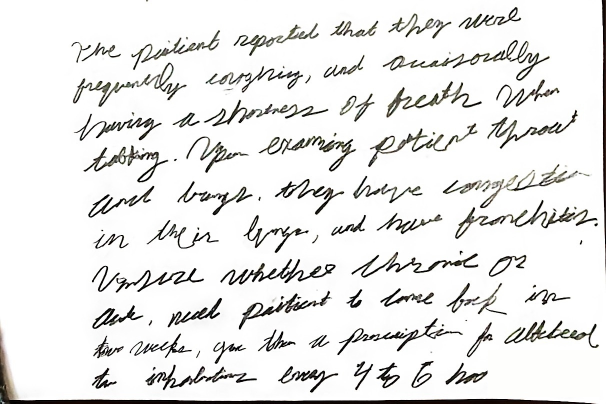
#> input picture scans/note1.jpg, 1212 x 807 px (shown at 1/2 size)
$ python -i synth.py   (imports and definitions only)
#> lines starting #> are read from the running program, lines starting #| are printed output that depends on the picture; after the words box and inside, x2 and y2 are one past the last pixel; in counts of white or black regions, pixels touching at a corner belong together
#!/usr/bin/env python3
"""
Write any text in the handwriting style and page layout of a real scan.

Folder layout (all relative to this file):
  scans/        real scans to copy (.jpg/.png/.tif)
  styles/       <scan>.style.yaml      letter size, slant, stroke width, word gaps, gray levels, skew
  structures/   <scan>.structure.yaml  page size, margins, line spacing, line lengths, line tilt
  texts/        .txt files to write, one document per file
  out/          generated images and labels

  python synth.py measure                      # every scan -> one style file + one structure file
  python synth.py generate                     # every texts/*.txt x every style, `variants` images each
  python synth.py generate --style note1 --structure intake_card   # mix one scan's style with another's layout
"""
import argparse
import json
import math
import os
import random
import re
import sys
import time
from multiprocessing import Pool
from pathlib import Path

import cv2
import numpy as np
import yaml
from PIL import Image, ImageDraw, ImageFont

IMG_EXT = {".jpg", ".jpeg", ".png", ".tif", ".tiff", ".bmp"}


# =====================================================================
# Helpers
# =====================================================================
# [13 lines left out: function sample, not called in this run]


def ms(values, min_sd=0.0, nd=1):
    v = np.asarray(values, float)
    if v.size == 0:
        return None
    return {"mean": round(float(np.mean(v)), nd), "sd": round(max(float(np.std(v)), min_sd), nd)}


def load_yaml(p):
    with open(p) as f:
        return yaml.safe_load(f) or {}


def load_config(path):
    path = Path(path).resolve()
    return load_yaml(path), path.parent


# =====================================================================
# 1. Measure a real scan
# =====================================================================
def measure_scan(path, border=25):
#> called with path = 'scans/note1.jpg', border = 25
    g = cv2.imread(str(path), cv2.IMREAD_GRAYSCALE)
#> g: shape (807, 1212); min 0, max 255, mean 232.6
    if g is None:
        raise ValueError(f"Cannot read {path}")
    H, W = g.shape
#> H = 807; W = 1212
    b = cv2.adaptiveThreshold(g, 255, cv2.ADAPTIVE_THRESH_GAUSSIAN_C, cv2.THRESH_BINARY_INV, 51, 18)
#> b: shape (807, 1212); 10.1% white; 116 white regions (22 under 20 px), largest, box (x1, y1, x2, y2) and area: (0, 712, 1189, 807) 8176, (765, 80, 1100, 162) 3381, (910, 400, 1150, 478) 2790
    b[:border], b[-border:], b[:, :border], b[:, -border:] = 0, 0, 0, 0
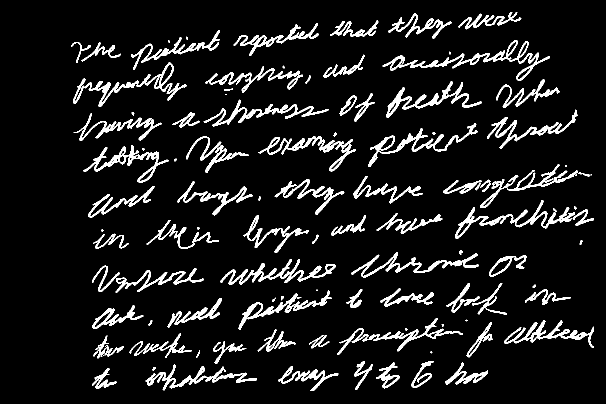
#> b: shape (807, 1212) (shown at 1/2 size); 8.9% white; 106 white regions (16 under 20 px), largest, box (x1, y1, x2, y2) and area: (765, 80, 1100, 162) 3381, (910, 400, 1150, 478) 2790, (146, 125, 374, 214) 2761
    b = cv2.morphologyEx(b, cv2.MORPH_OPEN, np.ones((2, 2), np.uint8))
#> b: shape (807, 1212); 8.9% white; 121 white regions (21 under 20 px), largest, box (x1, y1, x2, y2) and area: (911, 401, 1151, 479) 2781, (147, 126, 375, 215) 2752, (442, 519, 672, 571) 2696
    # drop huge blobs (photo edges, shadows, table borders)
    n, lab, st, _ = cv2.connectedComponentsWithStats(b)
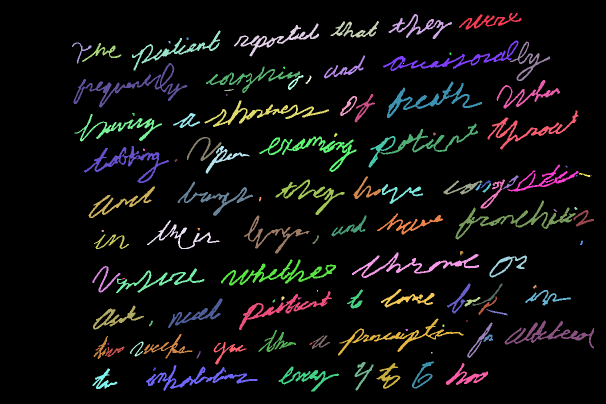
#> lab: shape (807, 1212) int32 (shown at 1/2 size); 122 distinct labels, from 0 to 121; one colour per label, 0 black
#> n = 122; st = 122 rows, first 6: [0, 0, 1212, 807, 891306], [918, 26, 125, 33, 1104], [777, 28, 127, 50, 1364], [661, 42, 97, 33, 954], [468, 47, 170, 66, 1830], [264, 61, 177, 80, 1847]
    for i in range(1, n):
        if st[i, 3] > H * 0.25 or st[i, 2] > W * 0.6:
            b[lab == i] = 0

    # page skew: rotation that makes the row profile sharpest
    best = None
    for a in np.arange(-8, 8.01, 0.25):
        M = cv2.getRotationMatrix2D((W / 2, H / 2), a, 1)
        r = cv2.warpAffine(b, M, (W, H))
        v = np.var(np.diff(r.sum(1).astype(float)))
        if best is None or v > best[0]:
            best = (v, a, r)
#> this loop made 65 passes
#> v on passes 1 to 12: 4979639, 5039726.4, 5117247.6, 5488513.4, 5808991.3, 5667198.8, 5873410.2, 6107595.7, 6580057.7, 7548733, 7583267.1, 7908740.7
    _, skew, r = best
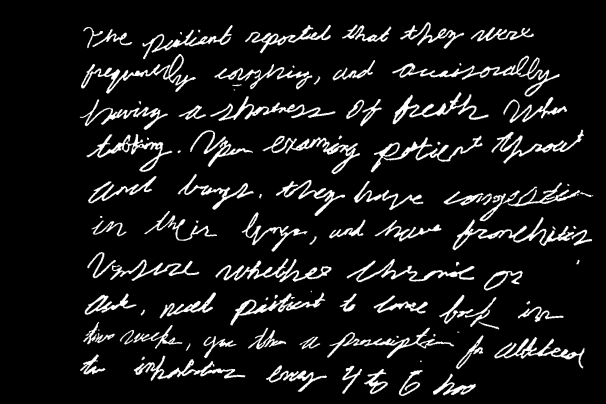
#> r: shape (807, 1212) (shown at 1/2 size); min 0, max 255, mean 22.6
#> skew = -4

    # line spacing from the autocorrelation of the row profile
    p = r.sum(1).astype(float) / 255
#> p = 807 values, max 388.8 at index 150, min 0 at index 0, mean 107.5
    pc = p - p.mean()
#> pc = 807 values, max 281.3 at index 150, min -107.5 at index 0, mean 1.3e-14
    ac = np.correlate(pc, pc, "full")[len(pc) - 1:]
#> ac = 807 values, max 8250973.3 at index 0, min -5126978.1 at index 38, mean 5112.1
    lags = np.arange(len(ac))
#> lags = 807 values from 0 to 806
    valid = (lags > 15) & (lags < H // 2)
    cand = [l for l in lags[valid] if ac[l] >= ac[l - 1] and ac[l] >= ac[min(l + 1, len(ac) - 1)] and ac[l] > 0]
#> cand = [75, 154, 235, 317, 393]
    sp0 = int(cand[0]) if cand else max(20, H // 12)
#> sp0 = 75
    win = max(5, sp0 // 3)
#> win = 25
    sm = np.convolve(p, np.ones(win) / win, "same")
#> sm = 807 values, max 281.2 at index 297, min 0 at index 0, mean 107.5
    half = max(3, int(sp0 * 0.45))
#> half = 33
    peaks = [i for i in range(half, H - 3) if sm[i] == sm[max(0, i - half):i + half + 1].max() and sm[i] > sm.max() * 0.2]
#> peaks = [74, 146, 224, 297, 391, 465, 545, 615, 684, 746]

    lines = []
    for c in peaks:
        y0, y1 = max(0, c - half), min(H, c + half)
        band = r[y0:y1]
        col = band.sum(0).astype(float)
        if col.sum() == 0:
            continue
        cum = np.cumsum(col) / col.sum()
        x0, x1 = int(np.searchsorted(cum, 0.01)), int(np.searchsorted(cum, 0.99))
        rows = np.convolve(band.sum(1).astype(float), np.ones(3) / 3, "same")
        core = np.nonzero(rows > rows.max() * 0.5)[0]
        occ = band.sum(0) > 0
        lines.append({"y": c, "x0": x0, "x1": x1, "core": int(core.max() - core.min() + 1),
                      "base": y0 + int(core.max()), "occ": occ})
#> this loop made 10 passes
#> (c, y0, y1, x0, x1) on passes 1 to 10: (74, 41, 107, 179, 1054), (146, 113, 179, 170, 1099), (224, 191, 257, 175, 1119), (297, 264, 330, 195, 1157), (391, 358, 424, 186, 1156), (465, 432, 498, 194, 1170), (545, 512, 578, 187, 1040), (615, 582, 648, 177, 1104), (684, 651, 717, 178, 1159), (746, 713, 779, 169, 1158)
#> pass 1, in measure_scan, `band = r[y0:y1]`:
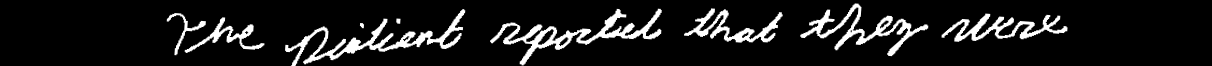
#> band: shape (66, 1212); min 0, max 255, mean 25.1
#> after the loop, lines = 10 items
    if not lines:
        raise ValueError(f"No text lines found in {path}")

    xh = float(np.median([l["core"] for l in lines]))
#> xh = 21.5
    gaps = []
    for l in lines:
        run = 0
        for v in l["occ"][l["x0"]:l["x1"]]:
            if not v:
                run += 1
            else:
                if 0.25 * xh <= run <= 4 * xh:
                    gaps.append(run)
                run = 0
#> this loop made 10 passes
#> after the loop, gaps = 55 values, max 56 at index 46, min 6 at index 40, mean 23.89

    # per-line tilt (on the deskewed image)
    tilts = []
    for l in lines:
        band = r[max(0, l["y"] - half):l["y"] + half]
        pts = []
        for x in range(l["x0"], l["x1"] - 40, 40):
            ys = np.nonzero(band[:, x:x + 40])[0]
            if len(ys) > 30:
                pts.append((x + 20, ys.mean()))
        if len(pts) >= 4:
            xs, ys = np.array(pts).T
            tilts.append(-math.degrees(math.atan(np.polyfit(xs, ys, 1)[0])))
#> after the loop, tilts = [1.08, 0.523, 0.604, -0.0276, -1.3, -0.765, -1.05, -0.654, -1.24, 0.209]

    # slant: shear that makes strokes most vertical (+ = leans right)
    best = None
    for a in range(-35, 36):
        t = math.tan(math.radians(a))
        s = cv2.warpAffine(r, np.float32([[1, t, 0], [0, 1, 0]]), (W + H, H))
        v = float((s.sum(0).astype(float) ** 2).sum())
        if best is None or v > best[0]:
            best = (v, a)
#> this loop made 71 passes
#> (t, best) on passes 1 to 12: (-0.7, (4.01e+11, -35)), (-0.675, (4.06e+11, -34)), (-0.649, (4.11e+11, -33)), (-0.625, (4.17e+11, -32)), (-0.601, (4.21e+11, -31)), (-0.577, (4.24e+11, -30)), (-0.554, (4.28e+11, -29)), (-0.532, (4.32e+11, -28)), (-0.51, (4.36e+11, -27)), (-0.488, (4.4e+11, -26)), (-0.466, (4.43e+11, -25)), (-0.445, (4.48e+11, -24))
#> (t, v) on passes 41 to 46: (0.0875, 5.16e+11), (0.105, 5.14e+11), (0.123, 5.09e+11), (0.141, 5.06e+11), (0.158, 5.05e+11), (0.176, 5.01e+11)
#> pass 1, in measure_scan, `s = cv2.warpAffine(r, np.float32([[1, t, 0], [0, 1, 0]]), (W + H, H))`:
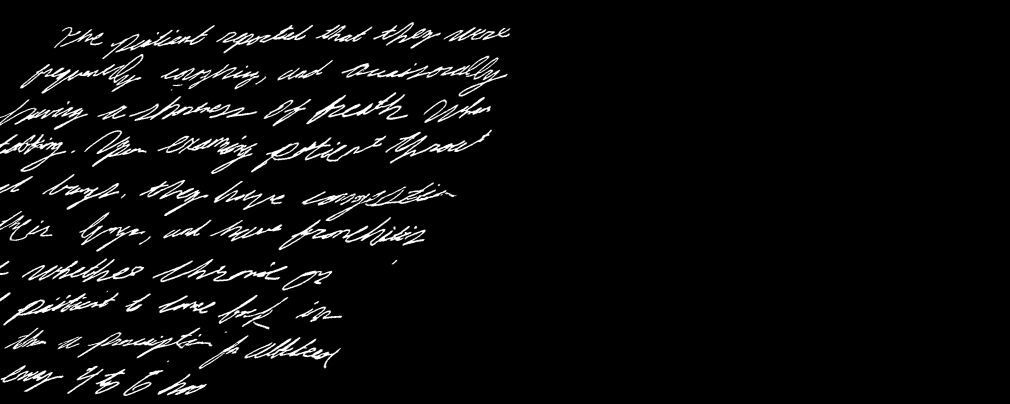
#> s: shape (807, 2019) (shown at 1/2 size); min 0, max 255, mean 11.7
    slant = best[1]
#> slant = 4

    # stroke width: 2 x distance-to-edge at the stroke centre lines, on a global (Otsu) mask
    _, ob = cv2.threshold(g, 0, 255, cv2.THRESH_BINARY_INV + cv2.THRESH_OTSU)
#> ob: shape (807, 1212); 9.4% white; 135 white regions (35 under 20 px), largest, box (x1, y1, x2, y2) and area: (0, 670, 1187, 807) 9397, (1204, 0, 1212, 544) 2752, (441, 518, 671, 570) 2637
    ob = cv2.bitwise_and(ob, cv2.dilate(b, np.ones((3, 3), np.uint8)))
#> ob: shape (807, 1212); 8.1% white; 134 white regions (34 under 20 px), largest, box (x1, y1, x2, y2) and area: (441, 518, 671, 570) 2622, (910, 400, 1150, 478) 2601, (517, 272, 712, 343) 2346
    dt = cv2.distanceTransform(ob, cv2.DIST_L2, 5)
    ridge = (dt > 0) & (dt >= cv2.dilate(dt, np.ones((3, 3), np.uint8)))
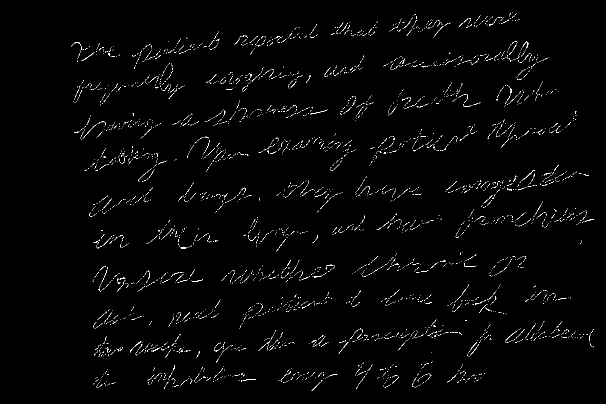
#> ridge: shape (807, 1212) bool (shown at 1/2 size); 1.2% white in thin lines or dots, all inside (x1, y1, x2, y2) = (143, 25, 1188, 782)
    stroke = float(2 * np.median(dt[ridge]) - 1) if ridge.any() else 3.0
#> stroke = 3

    # capture look
    inner = g[border:-border, border:-border]
    ink_mask = cv2.dilate(b, np.ones((7, 7), np.uint8))[border:-border, border:-border] > 0
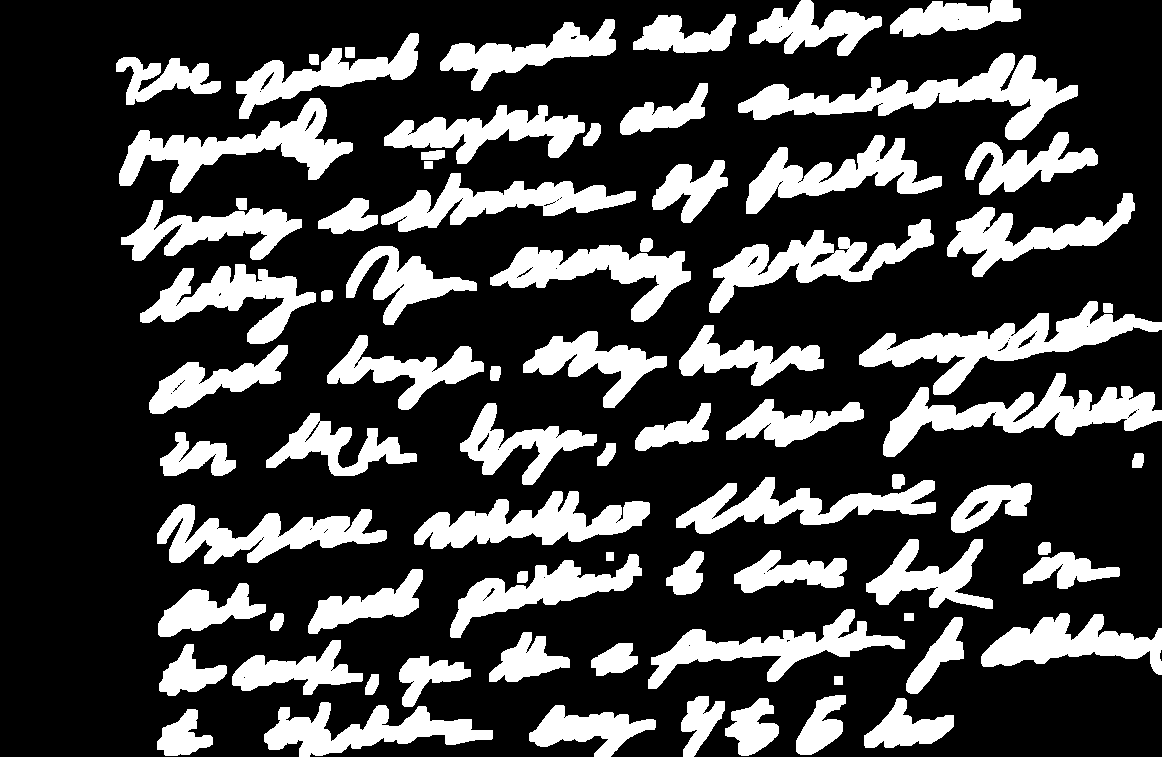
#> ink_mask: shape (757, 1162) bool; 26.1% white; 78 white regions, largest, box (x1, y1, x2, y2) and area: (738, 53, 1078, 140) 9233, (859, 301, 1162, 395) 8389, (883, 373, 1162, 457) 8221
    paper = inner[~ink_mask]
    mid = ((g > 60) & (g < 190)).mean()
#> mid = 0.0467
    noise = np.abs(inner.astype(float) - cv2.medianBlur(inner, 5).astype(float))[~ink_mask]

    bases = [l["base"] for l in lines]
#> bases = [83, 156, 236, 309, 405, 475, 556, 626, 692, 757]
    spacing = np.diff(bases) if len(lines) > 1 else [sp0]
#> spacing = [73, 80, 73, 96, 70, 81, 70, 66, 65]
    starts = [l["x0"] for l in lines]
#> starts = [179, 170, 175, 195, 186, 194, 187, 177, 178, 169]
    ends = [l["x1"] for l in lines[:-1]] or [lines[0]["x1"]]
#> ends = [1054, 1099, 1119, 1157, 1156, 1170, 1040, 1104, 1159]

    structure = {
        "source": Path(path).name,
        "page": {"width_px": W, "height_px": H},
        "lines_on_scan": len(lines),
        "margins": {
            "top_px": ms([bases[0]], min_sd=xh * 0.3),            # page top -> first baseline
            "bottom_px": ms([H - bases[-1]], min_sd=xh * 0.3),    # last baseline -> page bottom
            "left_px": ms(starts, min_sd=5),                      # where lines start
            "left_drift_px_per_line": round(float(np.polyfit(range(len(lines)), starts, 1)[0]), 2)
                                      if len(lines) > 2 else 0.0,
            "right_px": ms([W - e for e in ends], min_sd=10),     # gap after full lines
        },
        "line_spacing_px": ms(spacing, min_sd=2),                 # baseline to baseline
        "line_length_px": ms([e - s for s, e in zip(starts, ends)], min_sd=10),
        "line_tilt_deg": ms(tilts or [0], min_sd=0.3, nd=2),
    }
#> in ms, `v = np.asarray(values, float)`: v = [83]
    style = {
        "source": Path(path).name,
        "letter_size": {"x_height_px": ms([l["core"] for l in lines], min_sd=1)},
        "slant_deg": {"mean": float(slant), "sd": 2.0},
        "stroke_width_px": {"mean": round(stroke, 2), "sd": round(stroke * 0.1, 2)},
        "word_gap_px": ms(gaps or [xh], min_sd=2),
        "gray_levels": {
            "mode": "binary" if mid < 0.01 else "gray",
            "paper": int(np.median(paper)),
            "ink": int(np.percentile(g[b > 0], 25)),
            "paper_noise": round(float(np.std(noise)), 1),
        },
        "skew_deg": {"mean": round(-float(skew), 2), "sd": 0.5},
    }
    return style, structure


def _clean(d):
    return json.loads(json.dumps(d, default=lambda o: o.item() if hasattr(o, "item") else str(o)))


# [45 lines left out: functions _write, cmd_measure, read_text, not called in this run]


# =====================================================================
# 3. Render
# =====================================================================
class Renderer:
    # [205 lines left out: functions __init__, glyph, page_params, plan_word, layout, draw_line and 3 more, not called in this run]


# =====================================================================
# 4. Generate
# =====================================================================
WK = {}


def init_worker(cfg, root, out, rec):
    os.chdir(root)
    WK.update(cfg=cfg, out=Path(out), rec=rec, R=Renderer(cfg))


# [138 lines left out: functions make_sample, pick, cmd_generate, main, not called in this run]


# [2 lines not run here, left out]

>>> result = measure_scan('scans/note1.jpg')
